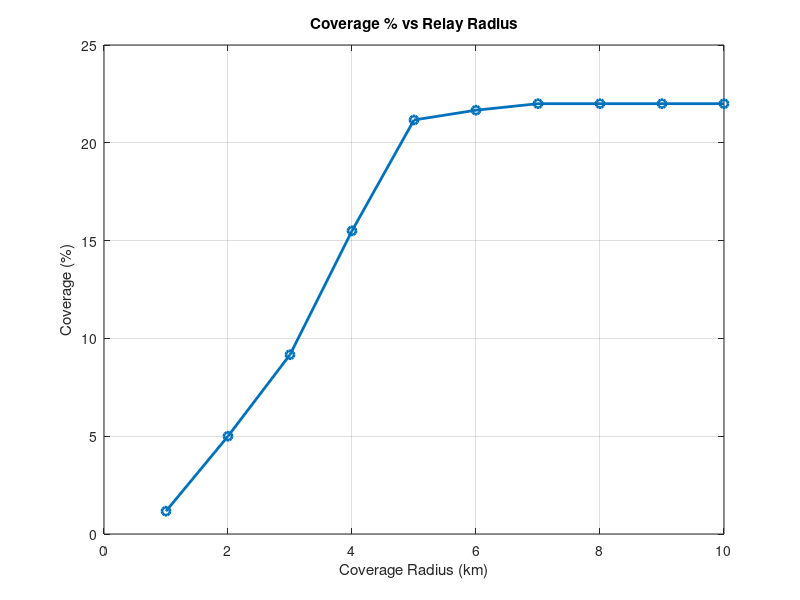

Recreate this plot in MATLAB. (Note: this script raises an error after producing the figure.)
clc; clear; close all;

%% ================= CONFIGURATION =================
outDir = "relay_coverage_latest";
if ~exist(outDir,'dir')
    mkdir(outDir);
end

rng(10);   % Reproducibility

numRelays = 8;
numUsers  = 600;           % Enough users to induce load
areaSize  = 50000;         % 50 km x 50 km area (meters)

radii_km = 1:10;
radii_m  = radii_km * 1000;

%% ================= PHY PARAMETERS =================
Pt_dBm = 30;                          % UAV Tx power
Pt     = 10^((Pt_dBm-30)/10);         % Watts

Noise_dBm = -100;
Noise = 10^((Noise_dBm-30)/10);       % Watts

BW = 10e6;                            % 10 MHz total per relay
pathLossExp = 2.4;                    % Urban A2G
PL0_dB = 30;                          % Reference PL

SINR_thresh_dB = 5;
SINR_thresh = 10^(SINR_thresh_dB/10);

%% ================= DEPLOYMENT =================
RelayXY = areaSize * rand(numRelays,2);
UserXY  = areaSize * rand(numUsers,2);

%% ================= STORAGE =================
coveragePct   = zeros(size(radii_m));
uncoveredPct  = zeros(size(radii_m));
avgSINR_dB    = zeros(size(radii_m));
avgThroughput = zeros(size(radii_m));

%% ================= MAIN LOOP =================
for r = 1:length(radii_m)

    radius = radii_m(r);

    usersPerRelay = zeros(numRelays,1);
    servingRelay  = zeros(numUsers,1);

    % ---------- Association Phase ----------
    for u = 1:numUsers
        dists = vecnorm(RelayXY - UserXY(u,:), 2, 2);
        [dmin, idx] = min(dists);

        if dmin <= radius
            servingRelay(u) = idx;
            usersPerRelay(idx) = usersPerRelay(idx) + 1;
        end
    end

    coveredUsers = 0;
    sinrVals = [];
    thrVals  = [];

    % ---------- SINR & Throughput ----------
    for u = 1:numUsers

        idx = servingRelay(u);
        if idx == 0
            continue
        end

        d0 = norm(RelayXY(idx,:) - UserXY(u,:));

        % Desired signal
        PL_dB = PL0_dB + 10*pathLossExp*log10(d0);
        Pr = Pt * 10^(-PL_dB/10);

        % Interference
        interf = 0;
        for k = 1:numRelays
            if k ~= idx
                dk = norm(RelayXY(k,:) - UserXY(u,:));
                PLi_dB = PL0_dB + 10*pathLossExp*log10(dk);
                interf = interf + Pt * 10^(-PLi_dB/10);
            end
        end

        SINR = Pr / (interf + Noise);

        if SINR >= SINR_thresh
            coveredUsers = coveredUsers + 1;

            % --------- LOAD-AWARE BANDWIDTH ---------
            BW_eff = BW / usersPerRelay(idx);

            sinrVals(end+1) = 10*log10(SINR);
            thrVals(end+1)  = BW_eff * log2(1 + SINR) / 1e6;
        end
    end

    coveragePct(r)   = coveredUsers / numUsers * 100;
    uncoveredPct(r)  = 100 - coveragePct(r);
    avgSINR_dB(r)    = mean(sinrVals);
    avgThroughput(r) = mean(thrVals);
end

%% ================= PLOTS =================

figure;
plot(radii_km, coveragePct,'-o','LineWidth',2);
xlabel("Coverage Radius (km)");
ylabel("Coverage (%)");
title("Coverage % vs Relay Radius");
grid on;
saveas(gcf, outDir + "/coverage_vs_radius.png");

figure;
plot(radii_km, uncoveredPct,'-s','LineWidth',2);
xlabel("Coverage Radius (km)");
ylabel("Uncovered (%)");
title("Uncovered % vs Relay Radius");
grid on;
saveas(gcf, outDir + "/uncovered_vs_radius.png");

figure;
plot(radii_km, avgSINR_dB,'-^','LineWidth',2);
xlabel("Coverage Radius (km)");
ylabel("Average SINR (dB)");
title("Average SINR vs Radius");
grid on;
saveas(gcf, outDir + "/sinr_vs_radius.png");

figure;
plot(radii_km, avgThroughput,'-d','LineWidth',2);
xlabel("Coverage Radius (km)");
ylabel("Average Throughput (Mbps)");
title("Throughput vs Radius");
grid on;
saveas(gcf, outDir + "/throughput_vs_radius.png");

disp("✅ Load-aware SINR & throughput simulation completed.");
